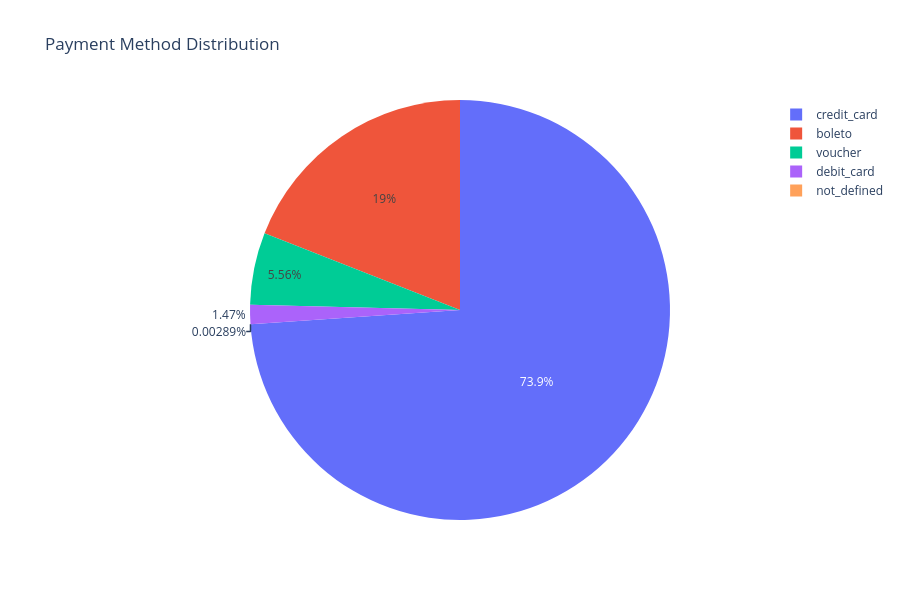

Write notebook code for a chart like this one.
### Code cell
fig = px.pie(
    payment_counts,
    names=payment_counts.index,
    values=payment_counts.values,
    title='Payment Method Distribution'
)

fig.update_layout(
    height=600,
    width=900
)

fig.show()

### Figure 1 — Plotly figure (JSON) as saved in the notebook; plotly's stock layout.template omitted (floating-point values rounded to 4 significant figures)
{"data": [{"domain": {"x": [0, 1], "y": [0, 1]}, "hovertemplate": "payment_type=%{label}<br>value=%{value}<extra></extra>", "labels": ["credit_card", "boleto", "voucher", "debit_card", "not_defined"], "legendgroup": "", "name": "", "showlegend": true, "type": "pie", "values": [76795, 19784, 5775, 1529, 3]}], "layout": {"height": 600, "legend": {"tracegroupgap": 0}, "title": {"text": "Payment Method Distribution"}, "width": 900}}
